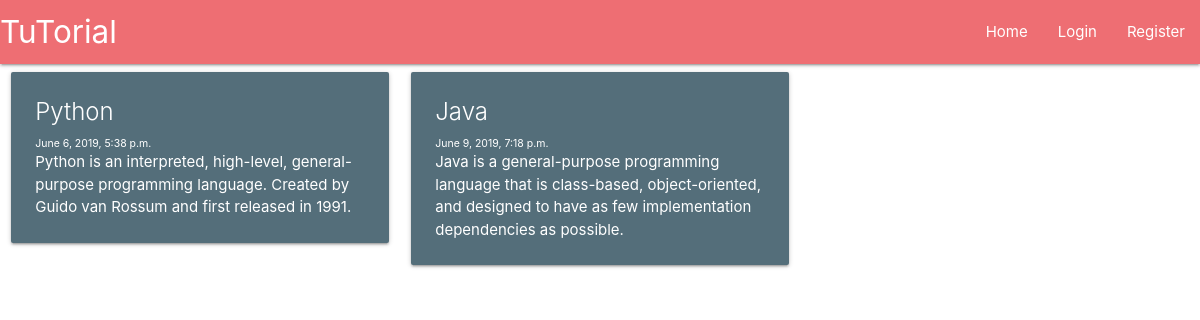
The page / on the database its author committed.
### main/models.py (models this page shows, shortened)
class Tutorial(models.Model):
    tutorial_title = models.CharField(max_length=200)
    tutorial_content = models.TextField()
    tutorial_published = models.DateTimeField('Date Published',default = datetime.now())

### main/views.py (the view)
# urls.py: path('',views.homepage,name='homepage'),
def homepage(request):
    tutorials = Tutorial.objects.all()
    return render(request, 'main/home.html', {'tutorials':tutorials})

### main/templates/main/home.html
{% extends 'main/header.html' %}
{% block content %}
 <div class="row">
    {% for tut in tutorials %}
        <div class="col s12 m6 l4">
          <div class="card blue-grey darken-1 hoverable">
            <div class="card-content white-text">
              <span class="card-title">{{tut.tutorial_title}}</span>
              <p style="font-size:70%">{{tut.tutorial_published}}</p>
              <p>{{tut.tutorial_content}}</p>
            </div>
          </div>
        </div>
     {% endfor %}
 {% endblock %}

### main/templates/main/header.html (shortened to what this page needs)
<!DOCTYPE html>
<html lang="en">
<head>
     <link rel="stylesheet" href="https://cdnjs.cloudflare.com/ajax/libs/materialize/1.0.0/css/materialize.min.css">
</head>
<body>
    {% include 'main/includes/navbar.html' %}
{% block content %}
{% endblock %}
</body>
</html>

### main/templates/main/includes/navbar.html
<nav>
    <div class="nav-wrapper">
      <a href="/" class="brand-logo">TuTorial</a>
      <ul id="nav-mobile" class="right hide-on-med-and-down">
             <li><a href="/">Home</a></li>
        {% if user.is_authenticated %}
             <li><a href="/account">{{user.username}}</a></li>
             <li><a href="/logout">Logout</a></li>
        {% else %}
            <li><a href="/login">Login</a></li>
            <li><a href="/register">Register</a></li>
        {% endif %}
      </ul>
    </div>
</nav>

### rows shown on the page
Tutorial: tutorial_title "Python", tutorial_published "June 6, 2019, 5:38 p.m.", tutorial_content "Python is an interpreted, high-level, general-purpose programming language. Created by Guido van Rossum and first released in 1991."
Tutorial: tutorial_title "Java", tutorial_published "June 9, 2019, 7:18 p.m.", tutorial_content "Java is a general-purpose programming language that is class-based, object-oriented, and designed to have as few implementation dependencies as possible."
